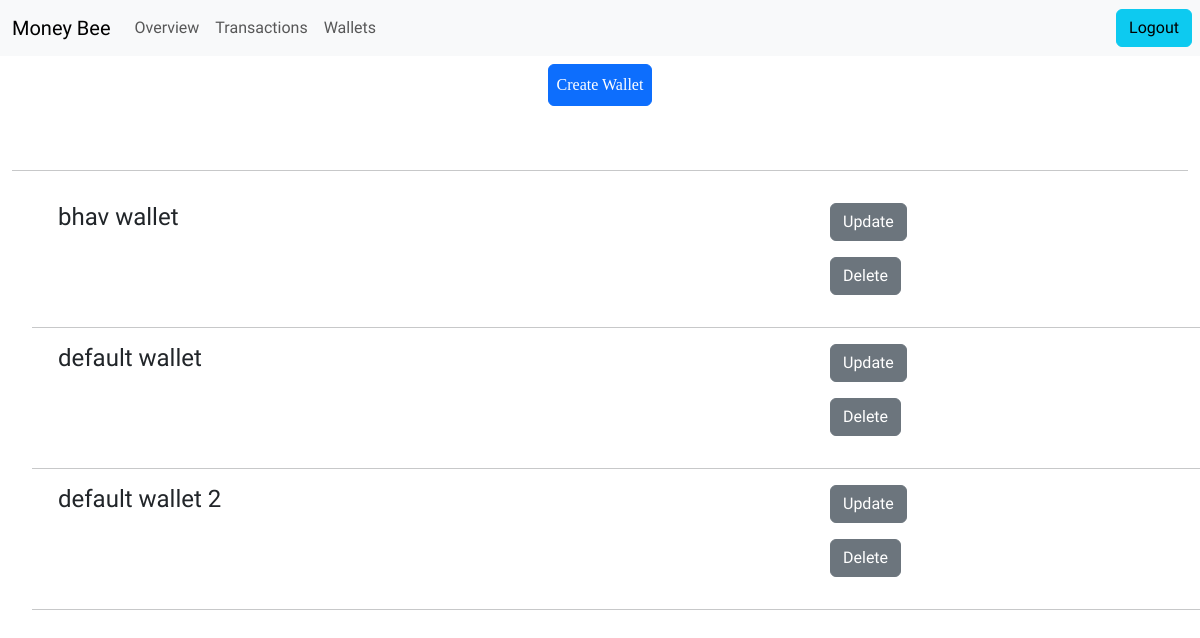
Page /personal/wallets (signed in) on the earlier database version.
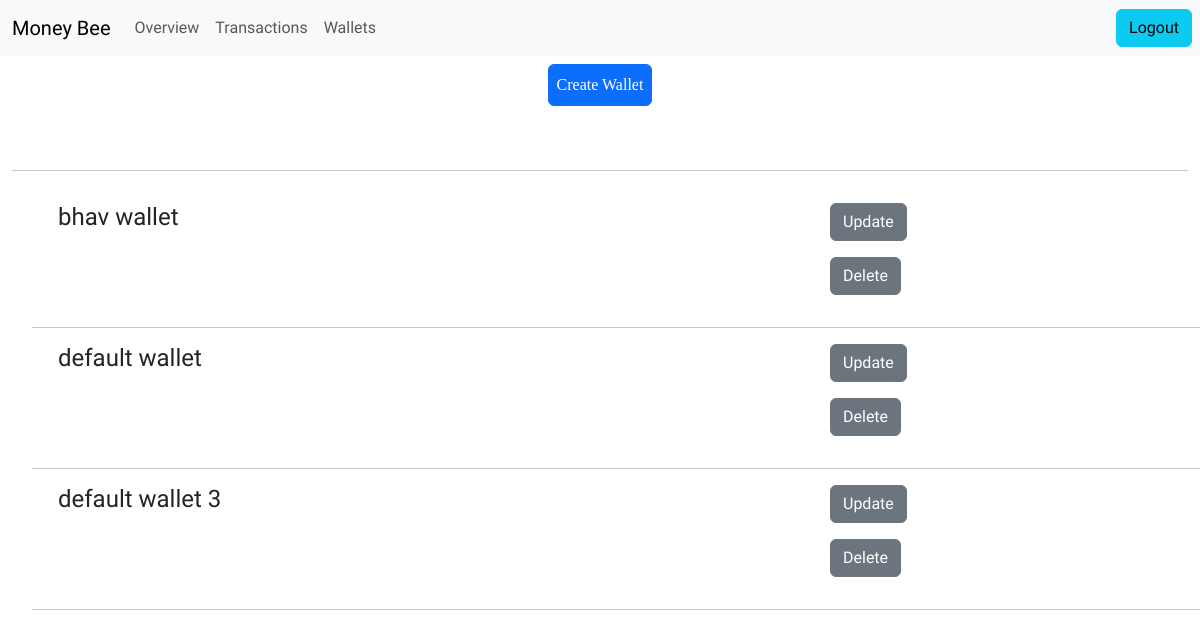
Same page on the later database version.
### expense_tracker/models.py (models this page shows, shortened)
class Wallet(models.Model):
    user = models.ForeignKey(
        User, on_delete=models.CASCADE
    )  # Link to the user's account
    name = models.CharField(max_length=100, default="default wallet")  # Wallet name
    balance = models.DecimalField(
        max_digits=10, decimal_places=2, default=0.00
    )  # Initial balance
    class Meta:
        unique_together = [('user', 'name')]

### expense_tracker/views.py (the view)
# urls.py: path('personal/wallets',views.ListWallet.as_view(),name="list_wallet"),
class ListWallet(ListView):
    model = Wallet
    context_object_name="wallets"
    def get_queryset(self):
        user = self.request.user
        queryset = super().get_queryset().filter(user=user)
        return queryset

### expense_tracker/templates/expense_tracker/wallet_list.html (shortened to what this page needs)
{% extends "expense_tracker/personal_home.html" %}
{% block content %}
<div class="container-fluid text-center align-items-center py-2">
    <div>
        <h1>
        <a href={% url 'create_wallet'  %} class="btn btn-primary mb-5 p-2">Create Wallet</a>
        </h1>
    </div>
    <hr>
</div>
<ul>
    {% for wallet in wallets %}
    <div class="container my-2">
        <div class="row">
            <div class="col-md-4">
                <h4>
                    {{ wallet.name }}
                </h4>
            </div>
            <div class="col-md-4">
            </div>
            <div class="col-md-4 d-fex flex-row">
                <div class="container">
                    <a href="{% url 'update_wallet' wallet.pk %}" class="btn btn-secondary">Update</a>
                </div>
                <div class="container">
                    <a href="{% url 'delete_wallet' wallet.pk %}" class="btn btn-secondary my-3">Delete</a>
                </div>
            </div>
        </div>
    </div>
    <hr>
    {% endfor %}
</ul>
{% endblock %}

Differences in the rows shown:
changed Wallet: name "default wallet 2" → "default wallet 3"
